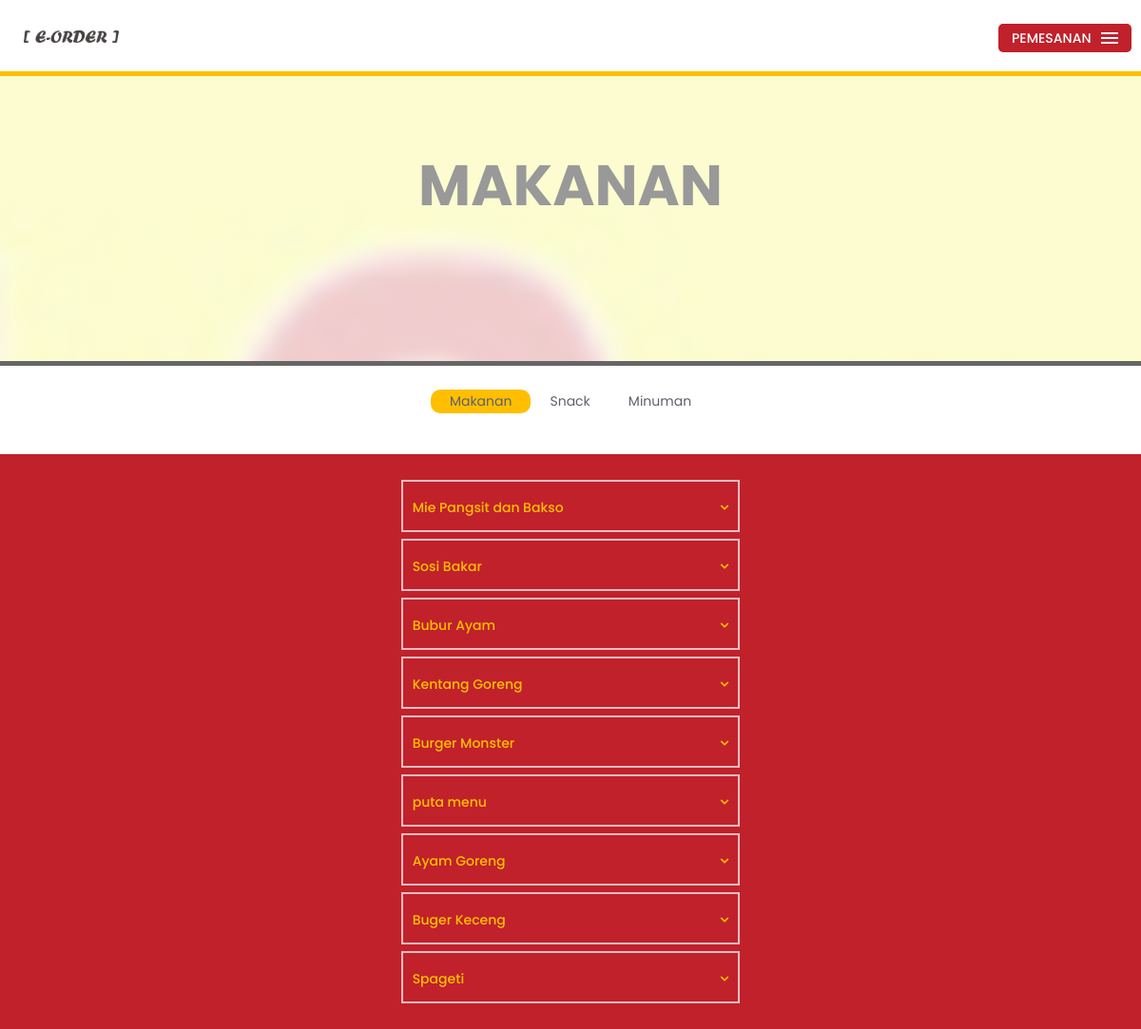
Screenshot of /C_Kedai/Makanan with the database file from the repository.
### tables this page shows
CREATE TABLE IF NOT EXISTS `kedai` (
`ID_KEDAI` int(11) NOT NULL,
  `ADMIN_KEDAI` char(8) DEFAULT NULL,
  `NAMA_KEDAI` varchar(30) DEFAULT NULL,
  `LOGO_KEDAI` varchar(1000) DEFAULT NULL
);

CREATE TABLE IF NOT EXISTS `kategori` (
  `ID_KATEGORI` char(8) NOT NULL,
  `KATEGORY` varchar(20) DEFAULT NULL
);

CREATE TABLE IF NOT EXISTS `menu` (
  `ID_MENU` char(8) NOT NULL,
  `ID_KEDAI` int(11) DEFAULT NULL,
  `BARU` char(1) DEFAULT NULL,
  `NAMA_MENU` varchar(50) DEFAULT NULL,
  `DESKRIPSI_MENU` varchar(100) DEFAULT NULL,
  `PROMO` varchar(100) DEFAULT NULL,
  `HARGA_MENU` int(11) DEFAULT NULL,
  `KATEGORI` char(8) DEFAULT NULL,
  `GAMBAR` varchar(1000) DEFAULT NULL
);

### application/controllers/C_Kedai.php (called while the page is built, shortened)
<?php
    class C_Kedai extends CI_Controller{
        function __construct(){
            $this->load->model('M_kedai');
            $this->load->model('M_Kategori');
            $this->load->model('M_menu');
        }
        public function index($Nama = ''){
            $str = str_replace('%20',' ',$Nama);
            $data['data'] = $this->M_kedai->getDataKedai();
            $kedai = $this->M_kedai->getDataKedai(array('NAMA_KEDAI' => $str));
            $data['kedai'] = $kedai;
            $data['kategori'] = $this->M_Kategori->getData();
            $data['menu'] = $this->M_menu->getMenu("",$kedai[0]['ID_KEDAI']);
            $this->load->view('V_Kedai', $data);
        }
    }
?>

### index.php (called while the page is built, shortened)
<?php
require_once BASEPATH.'core/CodeIgniter.php';

### application/models/M_kedai.php (called while the page is built, shortened)
<?php defined('BASEPATH') OR exit('No direct script access allowed');
class M_kedai extends CI_Model{
    public function getDataKedai($where = array()){
        $this->db->where($where);
		return $this->db->get('kedai')->result_array();
    }
}

### application/models/M_Kategori.php (called while the page is built)
<?php
    class M_Kategori extends CI_Model{
        public function getData(){
            return $this->db->get('kategori')->result_array();
        }
    }
?>

### application/models/M_menu.php (called while the page is built, shortened)
<?php defined('BASEPATH') OR exit('No direct script access allowed');
class M_menu extends CI_Model{
    public function getMenu($id,$id_kedai){
        $this->db->select('*');
        $this->db->from('menu');
        $this->db->join('kategori', 'menu.kategori = kategori.ID_KATEGORI');
        if($id_kedai != ""){
            $this->db->where('ID_KEDAI',$id_kedai);
        }
		return $this->db->get()->result_array();
    }
}

### application/views/V_Kedai.php (the view, shortened to what this page needs)
<!DOCTYPE html>
<html lang="en">
<head>
    <link href="<?php echo base_url('assets-front-end').'/'; ?>css/bootstrap.min.css" rel="stylesheet">
    <link href="<?php echo base_url('assets-front-end').'/'; ?>ionicons/css/ionicons.min.css" rel="stylesheet">
    <link href="<?php echo base_url('assets-front-end').'/'; ?>fonts/font-awesome-4.6.1/css/font-awesome.min.css" rel="stylesheet">
    <link href="<?php echo base_url('assets-front-end').'/'; ?>css/style.css" rel="stylesheet">
    <link href="<?php echo base_url('assets-front-end').'/'; ?>css/custom.css" rel="stylesheet">
    <link href="<?php echo base_url('assets-front-end').'/'; ?>css/sweetalert2.min.css" rel="stylesheet">
</head>
<body>
    <div class="container-fluid">
    </div>
    <div class="top-bar">
        <h1><?php echo $kedai[0]['NAMA_KEDAI'];?></h1>
    </div>
    <div>
        <div class="portfolio-div">
            <div class="portfolio">
                <div class="categories-grid wow fadeInLeft">
                    <nav class="categories text-center">
                        <ul class="portfolio_filter">
                           <?php
                                foreach($kategori as $row){
                            ?>
                            <li id="kategori">
                                <p id="kate" class="<?php echo $row['KATEGORY']; ?>">
                                    <?php echo $row['KATEGORY']; ?>
                                </p>
                            </li>
                            <?php
                                }
                            ?>
                        </ul>
                    </nav>
                </div>
                <div class="container-fluid" style="padding:20px">
                    <div class="col-xs-12 col-sm-10 col-sm-offset-1 col-md-6 col-md-offset-3 col-lg-4 col-lg-offset-4">
                        <?php $o = 1; foreach($menu as $row){ ?>
                            <div class="list-menu <?php echo 'C'.$row['KATEGORI'];?>" hidden="hidden">
                                <form action="<?php echo site_url('C_Pemesanan/TempData');?>" method="post" class="pesan">
                                    <h5 class="nama-menu-kedai"><?php echo $row['NAMA_MENU'];?><i class="fa fa-angle-down" aria-hidden="true"></i></h5>
                                    <p><?php echo $row['DESKRIPSI_MENU'];?></p>
                                    <div class="text-center">Jumlah</div><input type="number" min="1" max="99" placeholder="0" name="Jumlah" required><br>
                                </form>
                            </div>
                        <?php $o++;} ?>
                    </div>
                </div>
            </div>
        </div>
    </div>
</body>
</html>

### assets-front-end/css/style.css (style rules this page uses)
html, body { height: 100%; font-family: 'Poppins', sans-serif; line-height: 1.8; color: #999 }
h1 { color: #fff; font-size: 3em; text-transform: uppercase; }
h5 { color: #ffbf00; }
.portfolio .categories-grid .categories ul li { list-style: none; margin: 20px 0; }
.portfolio_filter { padding-left: 0; }
.portfolio .categories-grid .categories ul li { float: left; }
.portfolio_filter { padding-left: 0; display: inline-block; margin: 0 auto; text-align: center; margin-bottom: 50px; }
.top-bar h1 { font-size: 60px; text-transform: uppercase; font-weight: 700; color: #999; line-height: 50px; }
.nama-menu-kedai { position: relative; }
.nama-menu-kedai i { position: absolute; right: 0; font-weight: bold; }

### assets-front-end/css/custom.css (style rules this page uses)
body { background-color: #c0212b; }
nav ul { display: block; padding: 0px; }
nav ul li { display: inline-block; }
.categories { background-color: #fff; border-top: 5px solid rgba(0,0,0,0.6); padding: 5px; }
.portfolio_filter { margin: 0px; }
.list-menu, .list-pesanan { border: 2px solid rgba(255,255,255,0.7); padding: 10px; max-height: 55px; overflow: hidden; margin: 7px 0px; transition: all .5s ease; -o-transition: all .5s ease; -webkit-transition: all .5s ease; -mozilla-transition: all .5s ease; }
.list-menu p, .list-pesanan p { color: rgba(255,255,255,0.9); }

### rows the page displays
kedai: NAMA_KEDAI "MAKANAN"
kategori: KATEGORY "Makanan"
kategori: KATEGORY "Snack"
kategori: KATEGORY "Minuman"
menu: NAMA_MENU "Mie Pangsit dan Bakso"
menu: NAMA_MENU "Sosi Bakar"
menu: NAMA_MENU "Bubur Ayam"
menu: NAMA_MENU "Kentang Goreng"
menu: NAMA_MENU "Burger Monster"
menu: NAMA_MENU "puta menu"
menu: NAMA_MENU "Ayam Goreng"
menu: NAMA_MENU "Buger Keceng"
menu: NAMA_MENU "Spageti"
